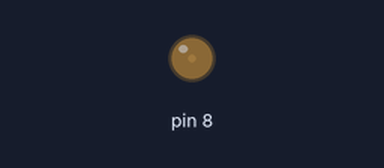
Simulated run of this sketch. Board: Arduino Uno, built with avr-gcc and run on an emulated ATmega328P. On the bench: output pins drawn as LEDs (lit = HIGH).

Above: at 0.05 s.
At 0.65 s:
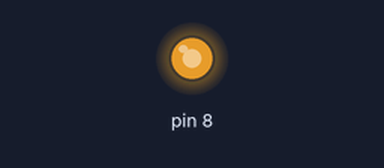
At 1.3 s:
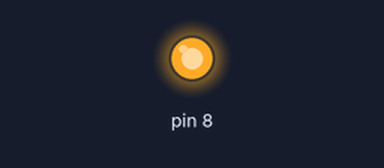
At 2.6 s:
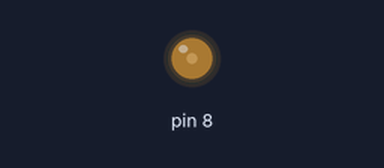
Timing chart, 0 to 5.2 s (numbered marks = the images above):
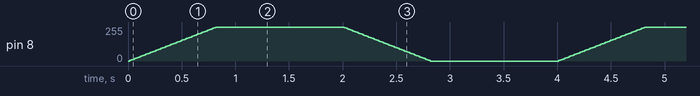

The sketch:

softpwm.ino
```cpp
#include <SoftPWM.h>

void setup()
{
  SoftPWMBegin();

  SoftPWMSet(8, 0);

  SoftPWMSetFadeTime(8, 1000, 1000);
}

void loop()
{
  SoftPWMSet(8, 255);
  delay(2000);
  SoftPWMSet(8, 0);
  delay(2000);
}
```
